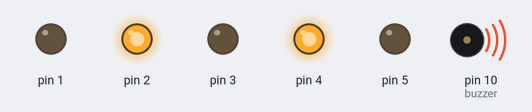
Recording of a sketch running on a simulated Arduino Uno, built with avr-gcc and run on an emulated ATmega328P. Shown: output pins drawn as LEDs (lit = HIGH), buzzer (waves = sounding).

Above: at 0.2 s.
At 1.6 s:
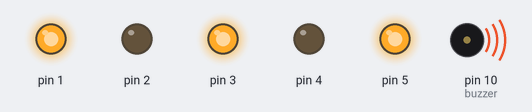
At 4.6 s:
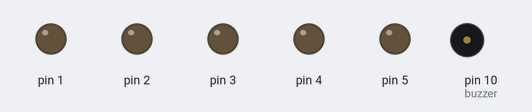
Timing chart, 0 to 5.6 s (numbered marks = the images above):
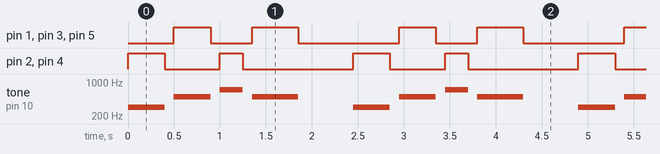

Measured:
- by itself, pin 1, pin 3, pin 5: repeats every 2.5 s: LOW 0.45 s, HIGH 0.50 s, LOW 1.1 s, HIGH 0.40 s
- by itself, pin 2, pin 4: repeats every 2.5 s: LOW 0.60 s, HIGH 0.25 s, LOW 1.2 s, HIGH 0.40 s
- by itself, tone on pin 10 (buzzer): repeats every 2.5 s: silent 0.10 s, 500 Hz 0.40 s, silent 0.10 s, 700 Hz 0.25 s, silent 0.10 s, 500 Hz 0.50 s, silent 0.60 s, 300 Hz 0.40 s

The sketch:

bummer.ino
```cpp
// Зуммер подключён к порту 10
int buzzer = 10;

void setup() {
  // Светодиоды подключены к портам 1–5
  for (int pin = 1; pin <= 5; pin++) {
    pinMode(pin, OUTPUT);
  }

  pinMode(buzzer, OUTPUT);
}

void loop() {
  // Зелёные светодиоды и первый звук
  greenOn();
  sound(300, 400);

  // Красные светодиоды и второй звук
  redOn();
  sound(500, 400);

  // Зелёные светодиоды и третий звук
  greenOn();
  sound(700, 250);

  // Красные светодиоды и четвёртый звук
  redOn();
  sound(500, 500);

  delay(500);
}

void greenOn() {
  allOff();
  digitalWrite(2, HIGH);
  digitalWrite(4, HIGH);
}

void redOn() {
  allOff();
  digitalWrite(1, HIGH);
  digitalWrite(3, HIGH);
  digitalWrite(5, HIGH);
}

void allOff() {
  for (int pin = 1; pin <= 5; pin++) {
    digitalWrite(pin, LOW);
  }
}

void sound(int frequency, int time) {
  tone(buzzer, frequency);
  delay(time);
  noTone(buzzer);
  allOff();
  delay(100);
}
```
